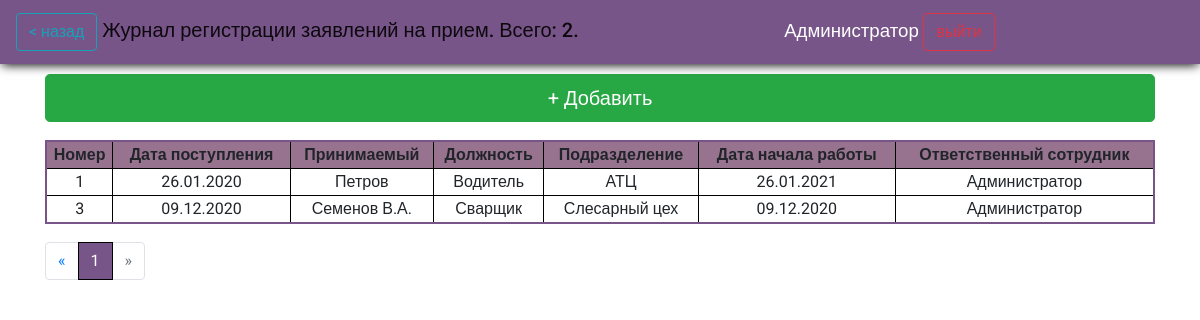
Screenshot of /journals/letters_of_invite/ (signed in) with the database file from the repository.
### reg_jounals/models.py (models this page shows)
class LetterOfInvite(models.Model):
    loi_date = models.DateField(help_text="Введите дату поступления заявления", verbose_name="Дата поступления заявления", db_index=True)
    loi_employee = models.CharField(max_length=256, help_text="Введите ФИО принимаемого сотрудника", verbose_name="Принимаемый сотрудник")
    loi_position = models.CharField(max_length=256, help_text="Введите должность принимаемого сотрудника", verbose_name="Должность")
    loi_department = models.CharField(max_length=256, help_text="Введите подразделение принимаемого сотрудника", verbose_name="Подразделение")
    loi_dateOfInv = models.DateField(blank=True, null=True, help_text="Введите дату начала работы", verbose_name="Дата начала работы", db_index=True)
    loi_res_officer = models.CharField(blank=True, editable=False,  max_length=256, help_text="Сотрудник, который внес документ в систему ", verbose_name='Ответственный сотрудник')
    class Meta:
        ordering = ["id"]
        verbose_name = 'Заявление на прием'
        verbose_name_plural = 'Заявления на прием'

### reg_jounals/views.py (the view)
# urls.py: path('letters_of_invite/', views.letter_of_invite, name='invite'),
def letter_of_invite(request):
        if request.user.is_authenticated:
            letters = LetterOfInvite.objects.all()
            count = len(letters)
            p_letters = Paginator(letters, page_count)
            page_number = request.GET.get('page', 1)
            page = p_letters.get_page(page_number)
            return render(request, 'reg_jounals/letters_of_invite.html', context={'letters':page, 'count':count})
        else:
            return render(request, 'reg_jounals/no_auth.html')

### reg_jounals/templates/reg_jounals/letters_of_invite.html (shortened to what this page needs)
{%extends "reg_jounals/index.html" %}
{%block header%}<a class="btn btn-outline-info" href="../">< назад</a> Журнал регистрации заявлений на прием. Всего: {{count}}.  {%endblock%}
{%block content%}
<a class="btn btn-success btn-lg m-bottom btn-add" href="{% url 'invite_add' %}"> + Добавить</a>
{% if letters %}
<table>
  <thead class="thead-dark">
  <tr class="tr-header">
    <th scope="col">Номер</th>
    <th scope="col">Дата поступления</th>
    <th scope="col">Принимаемый</th>
    <th scope="col">Должность</th>
    <th scope="col">Подразделение</th>
    <th scope="col">Дата начала работы</th>
    <th scope="col">Ответственный сотрудник</th>
  </tr>
  </thead>
  {%for let in letters%}
  <tr onclick="return location.href = '{% url 'invite_upd_url' id=let.id%}' ">
    <td>{{let.id}}</td>
    <td>{{let.loi_date|date:"d.m.Y"}}</td>
    <td>{{let.loi_employee}}</td>
    <td>{{let.loi_position}}</td>
    <td>{{let.loi_department}}</td>
    <td>{{let.loi_dateOfInv|date:"d.m.Y"}}</td>
    <td>{{let.loi_res_officer}}</td>
</tr>
  {%endfor%}
</table>
{%else%}
<h2>Записей нет</h2>
{%endif%}
<nav  class="paginator" aria-label="Page navigation example">
  <ul class="pagination">
    <li class="page-item">
      <a class="page-link" href="#" aria-label="Previous">
<span aria-hidden="true">&laquo;</span>
      </a>
    </li>
{% for p in letters.paginator.page_range %}
  {% if letters.number == p%}
   <li class="page-item active"><a class="page-link" href="?page={{p}}">{{ p }}</a></li>
   {%else%}
        <li class="page-item"><a class="page-link" href="?page={{p}}">{{ p }}</a></li>
    {%endif%}
  {% endfor %}
{%if letters.has_next%}
    <li class="page-item">
      <a class="page-link" href='?page={{letters.next_page_number}}' aria-label="Next">
<span aria-hidden="true">&raquo;</span>
      </a>
    </li>
  {%else%}
  <li class="page-item disabled">
    <a class="page-link" href='#' aria-disabled='true' aria-label="Next">
      <span aria-hidden="true">&raquo;</span>
    </a>
  </li>
  {%endif%}
  </ul>
</nav>
{%endblock%}

### reg_jounals/templates/reg_jounals/index.html (shortened to what this page needs)
<!DOCTYPE html>
<html lang="en">
<head>
  {%load static%}
  <link rel="stylesheet" href="{% static 'css/style.css'%}">
  <link rel="stylesheet" href="{% static 'css/VacList.css'%}">
  <link rel="stylesheet" href="https://cdn.jsdelivr.net/npm/bootstrap@4.5.3/dist/css/bootstrap.min.css">
</head>
<body>
  <header>
    <nav class="navbar navbar-light ">
    <span class="navbar-brand mb-0 h1">{%block header%}Журналы регистрации внутренней документации СУП{%endblock%}</span><span style="text-align: right; float: right;font-size: 14pt;"> {{ user.first_name }} <a class="btn btn-outline-danger" href="{% url 'logout'%}">выйти</a></span>
  </header>
<div class="container">
    {%block content%}{%endblock%}
  </div>
</body>
</html>

### reg_jounals/static/css/style.css (style rules this page uses)
* { font-family: 'Roboto', sans-serif; }
body { background: #white !important; }
.container { margin-top: 10px; }
.btn-add { float: left; width: 100%; }
.navbar { background-color: #785589 !important; color: white; box-shadow: 0 3px 10px -2px black; }
table { border: solid 2px #785589; background: white; border-collapse: collapse; margin: 18px auto; float: left; width: 100%; }
table th { text-align: center; }
table .tr-header { background: #977390; }
table tr th, td { border-right: solid 1px black; border-bottom: solid 1px black; cursor: pointer; text-align: center; }
table tr th:last-child, td:last-child { border-right: none; }
table tr:last-child { border-bottom: none; }
.paginator { width: 100%; float: left; }
.page-item.active .page-link { background: #785589 !important; border-color: black !important; }

### rows the page displays
LetterOfInvite: id "1", loi_date "26.01.2020", loi_employee "Петров", loi_position "Водитель", loi_department "АТЦ", loi_dateOfInv "26.01.2021", loi_res_officer "Администратор"
LetterOfInvite: id "3", loi_date "09.12.2020", loi_employee "Семенов В.А.", loi_position "Сварщик", loi_department "Слесарный цех", loi_dateOfInv "09.12.2020", loi_res_officer "Администратор"

### other values shown
{{ count }} "2"
{{ user.first_name }} "Администратор"
{{ p }} "1"
